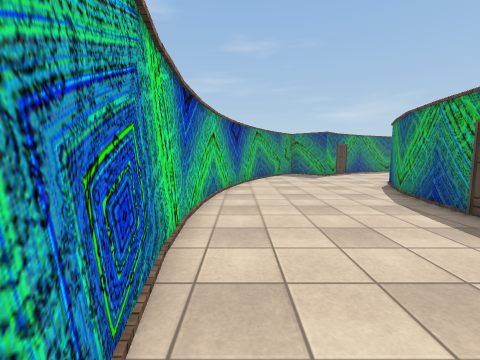
[1] (above)

24 first-person views from a walk through a scene from a Unity 3-D project. The camera is 1.4 m above the floor, tilts 6° down and sees 90° across. The floor is counted in squares, 1 m on a side. Each view is taken from the middle of a square. On the plan, view 1 faces up. The plan holds only what a view shows up to about 13 squares ahead; the rest is blank. The place goes on beyond the plan. The player character is not drawn. Some surface patterns are stand-ins.

[2]
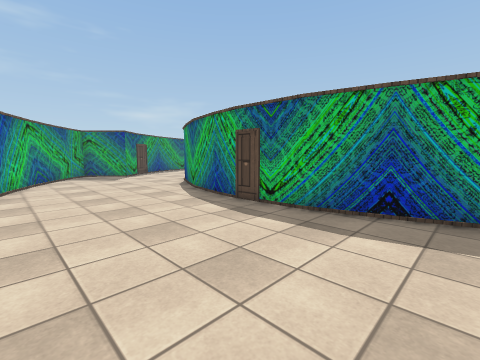

[3]
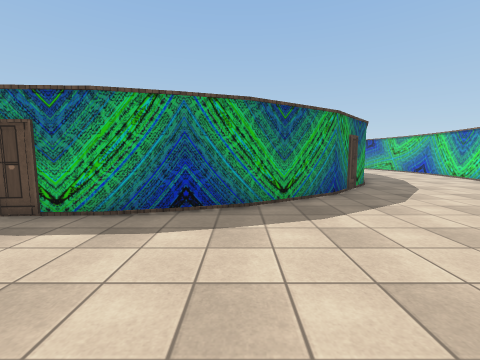

[4]
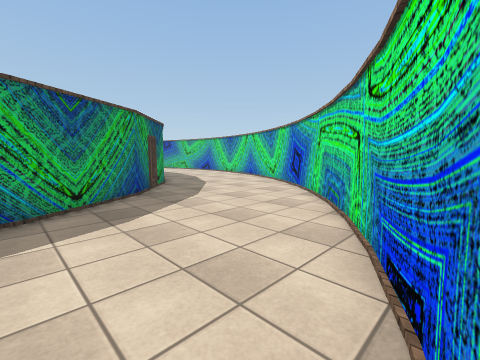

[5]
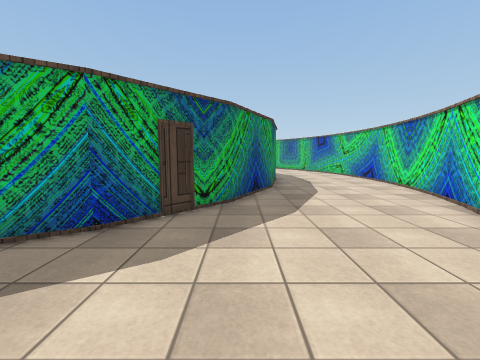

[6]
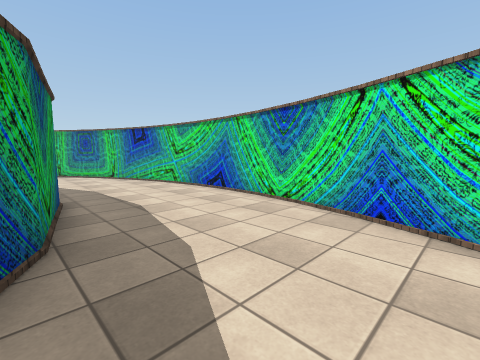

[7]
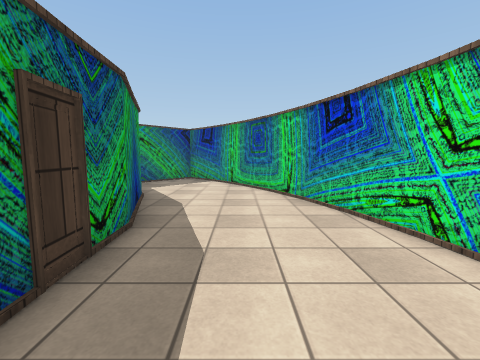

[8]
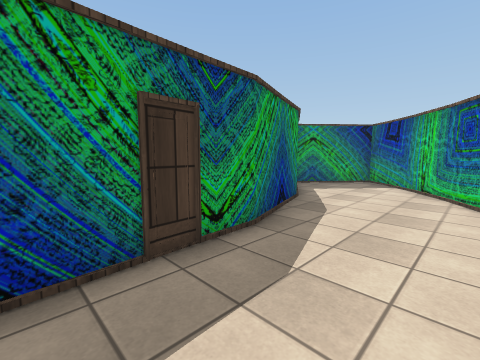

[9]
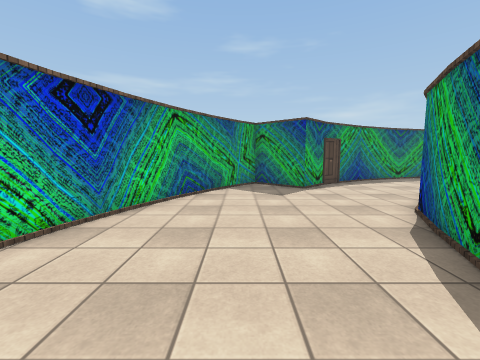

[10]
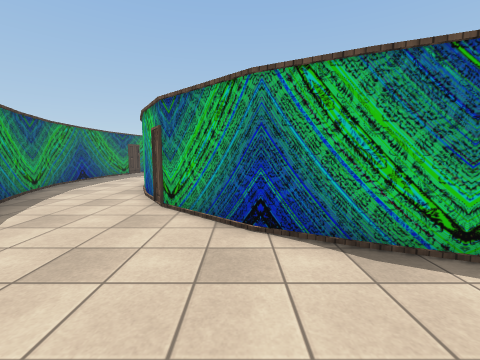

[11]
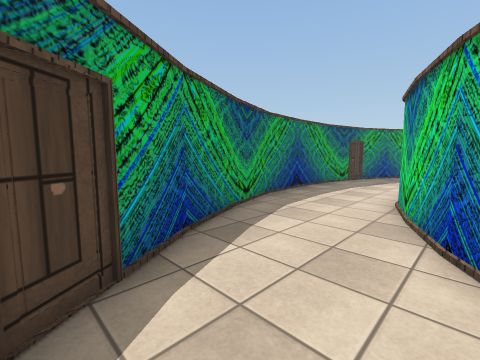

[12]
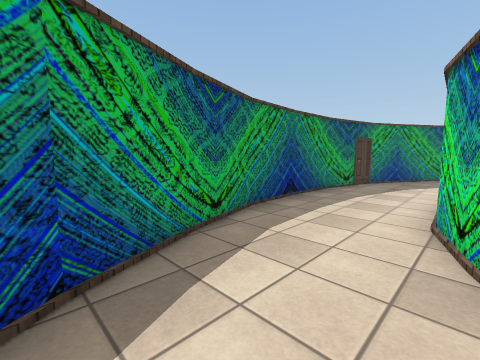

[13]
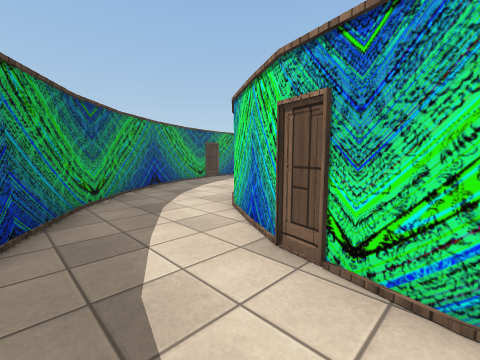

[14]
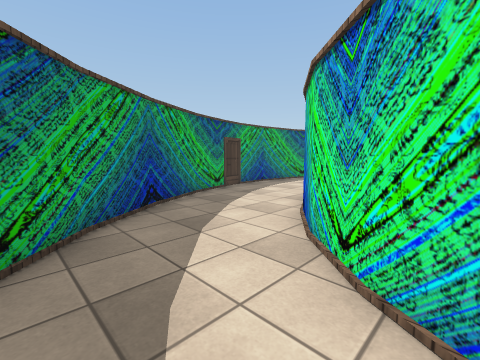

[15]
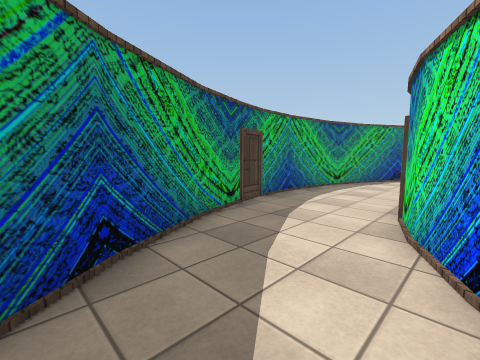

[16]
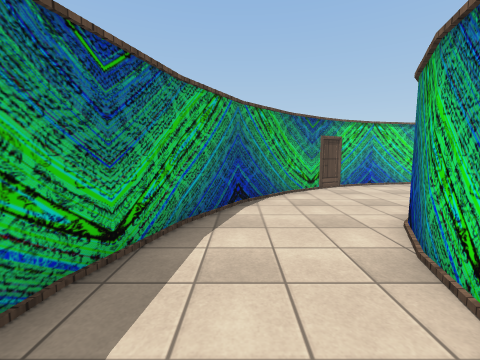

[17]
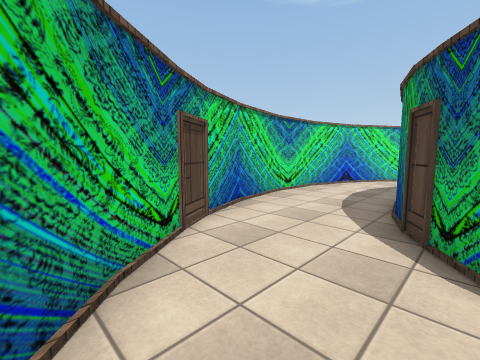

[18]
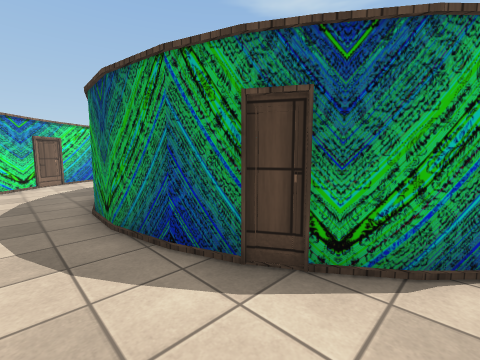

[19]
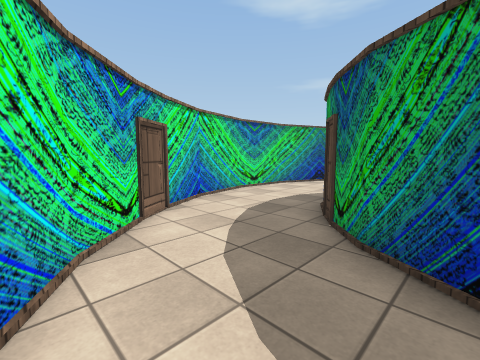

[20]
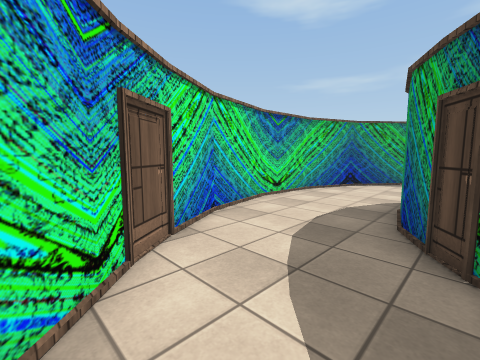

[21]
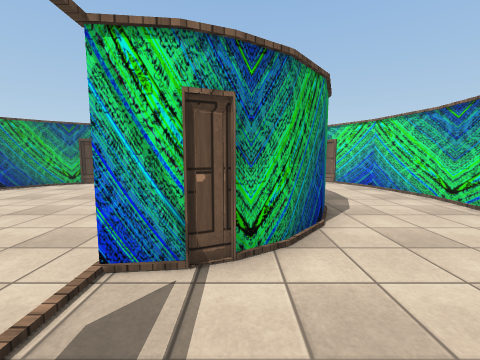

[22]
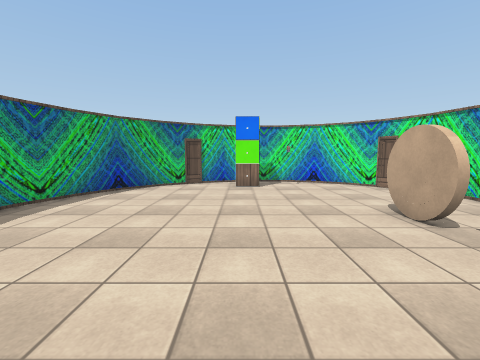

[23]
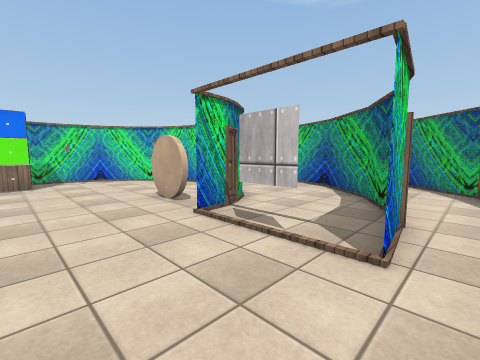

[24]
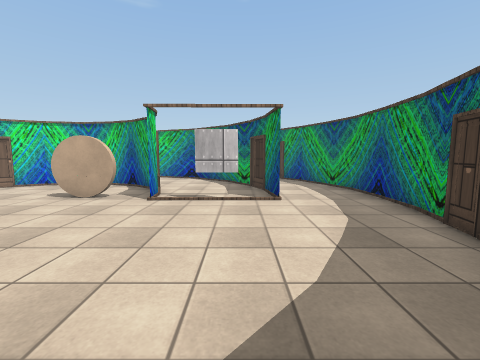

### Floor plan
Key: @ floor where view 1 was taken; # wall or solid block; x gap in a wall; . floor; O other object.
Columns run from 1 left of view 1 to 31 right of it. Each row starts with its distance up from view 1.
 21                 ####
 20             #### .. ####
 19           ###..........###
 18         ###..............##
 17    ######.......####......##
 16    #..##.....####..####....##
 15   ##.......###........###...##
 14   #.......##............##...##
 13  ##......##...#####..... # ...#
 12  #......##...##...x..... .#...##
 11 ##......#   ##....#.....  ##...#
 10 #......##  ##............  #...#
  9 #......#   #...###........ #...#
  8 #......#  ##...#.x........  ...#
  7 #..... #  #...##.#......... ...#
  6 #.....#   #...#..#.........#...#
  5 #.....#   #...#............#...#
  4 #.....#   #...#...........##...#
  3 #..... #  #...#...........#...##
  2 #......#  #...##.........##...#
  1 # .....#  ##...##..OOO.###...##
  0  @ ....##  ##...########.... #
 -1  #......#   #......## .....
 -2  #......##  ## ...........##
 -3  ##......##   ##.........##
 -4   #.......##   ###########
 -5   ##.......##
 -6    #........###                ##
 -7    ##.........###       ###.....#
 -8     ##..........######## ......##
 -9      ##.......................##
-10       ###....................##
-11         ##.................###
-12            ##............###
-13             ######..######
-14                  ####

Positions as (right, up) in squares from view 1, and headings:
1: (0, 0), facing up
2: (0, 0), facing up-right
3: (0, 0), facing right
4: (0, 0), facing down-right
5: (4, -6), facing right
6: (10, -7), facing down-right
7: (17, -10), facing right
8: (18, -11), facing up-right
9: (3, 6), facing up
10: (3, 12), facing right
11: (7, 15), facing up-right
12: (9, 16), facing up-right
13: (18, 19), facing down-right
14: (22, 17), facing down-right
15: (25, 15), facing down-right
16: (28, 7), facing down
17: (27, 1), facing down-left
18: (24, -2), facing up-left
19: (16, -3), facing up-left
20: (14, -2), facing up-left
21: (15, 12), facing down
22: (20, 12), facing down
23: (20, 14), facing down-left
24: (24, 12), facing left
